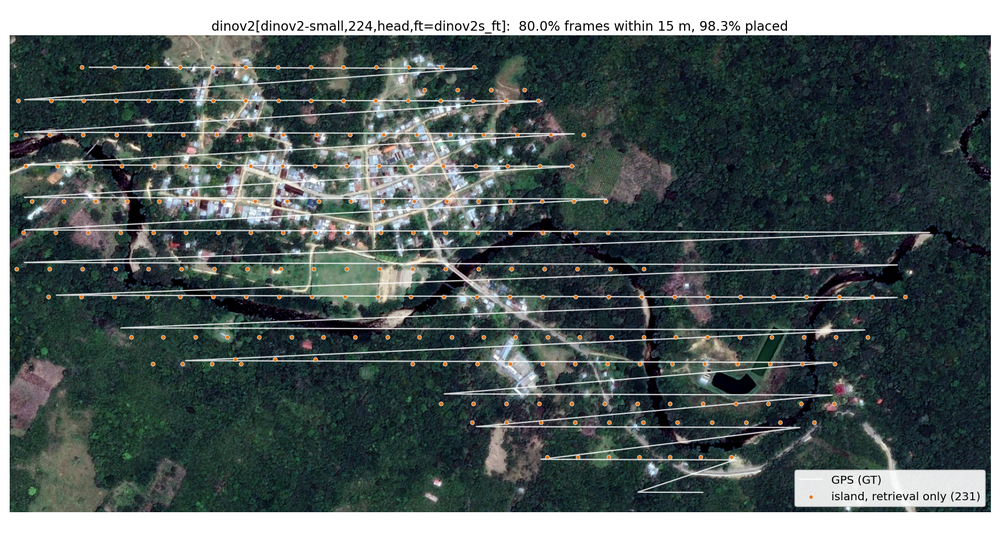
#> input picture experiments/islands/visloc_24_dinoft_noverify/islands.png, 1000 x 548 px, shrunk from 1760 x 964 before the run
$ python -i preprocess.py   (imports and definitions only)
#> lines starting #> are read from the running program, lines starting #| are printed output that depends on the picture; after the words box and inside, x2 and y2 are one past the last pixel; in counts of white or black regions, pixels touching at a corner belong together
#> further down, picture is the input picture: shape (548, 1000, 3); mean B, G, R 95.1, 95.9, 85.1
from __future__ import annotations

import cv2
import numpy as np


def to_gray(img: np.ndarray) -> np.ndarray:
    return img if img.ndim == 2 else cv2.cvtColor(img, cv2.COLOR_BGR2GRAY)
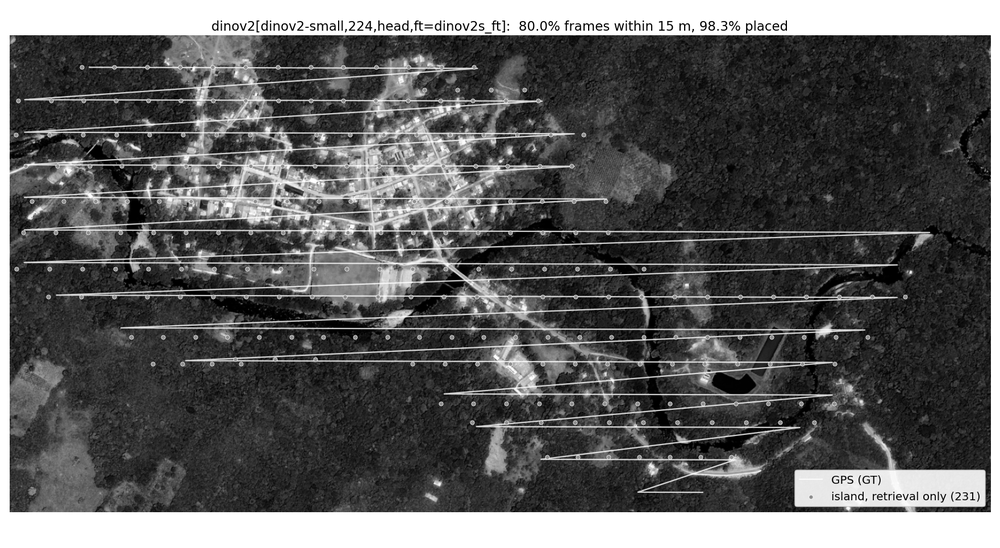
#> returned value: shape (548, 1000); min 0, max 255, mean 92.6


class Preprocessor:
    """Image enhancement applied before feature extraction to BOTH the map and the frames (not to the mosaic)."""

    def __init__(self, clahe: bool = False, clahe_clip: float = 2.0, clahe_grid: int = 8, **_frame_only):
        self.clahe = cv2.createCLAHE(clahe_clip, (clahe_grid, clahe_grid)) if clahe else None

    def __call__(self, img_bgr: np.ndarray) -> np.ndarray:
        if self.clahe is None:
            return img_bgr
        lab = cv2.cvtColor(img_bgr, cv2.COLOR_BGR2LAB)
        lab[..., 0] = self.clahe.apply(lab[..., 0])
        return cv2.cvtColor(lab, cv2.COLOR_LAB2BGR)


def antimoire(img_bgr: np.ndarray, sigma: float) -> np.ndarray:
    """Gaussian low-pass against the screen-pixel moire pattern of videos filmed from a monitor."""
    if not sigma or sigma <= 0:
        return img_bgr
    return cv2.GaussianBlur(img_bgr, (0, 0), sigma)


def screen_mask(img_bgr: np.ndarray, dark_thr: int = 40, min_area: float = 0.002) -> np.ndarray:
    """True where the pixel is NOT map content: dark monitor bezel / desk regions.

    Large connected dark regions (the bezel is near-black, unlike shadows inside the map, which are small)
    are dilated so that keypoints on the bezel edge are rejected too.
    """
    g = to_gray(img_bgr)
    dark = (cv2.medianBlur(g, 5) < dark_thr).astype(np.uint8)
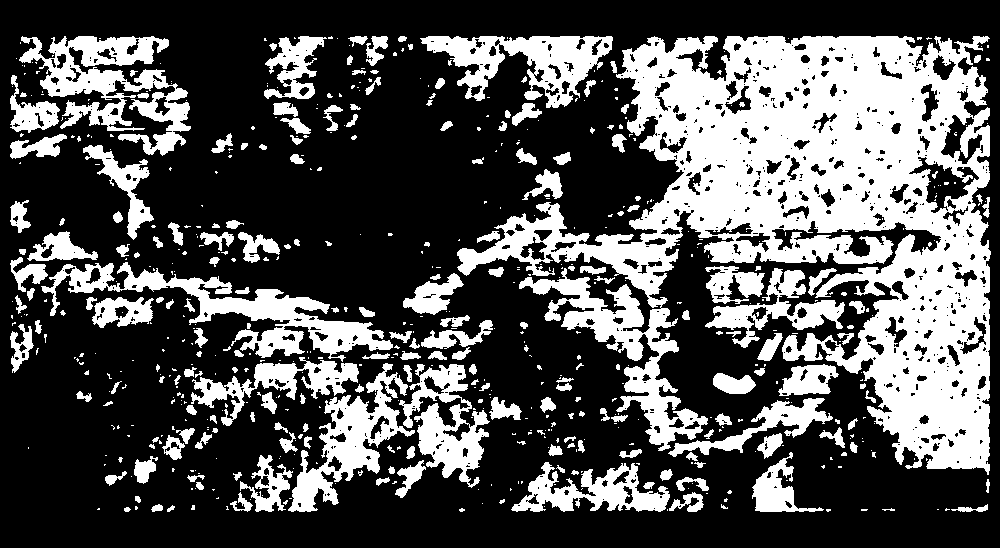
#> dark: shape (548, 1000); values 0 (black) and 1 (white), 32.9% white; 621 white regions (409 under 20 px), largest, box (x1, y1, x2, y2) and area: (457, 36, 991, 475) 97980, (41, 262, 393, 362) 8576, (19, 36, 191, 156) 8307
    n, lab, stats, _ = cv2.connectedComponentsWithStats(dark, connectivity=8)
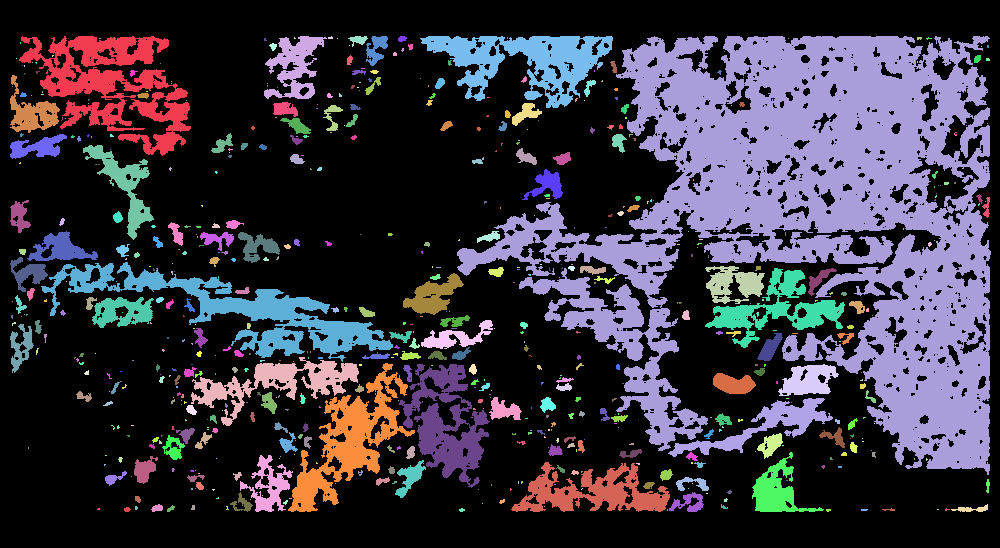
#> lab: shape (548, 1000) int32; 622 distinct labels, from 0 to 621; one colour per label, 0 black
#> n = 622; stats = 622 rows, first 6: [0, 0, 1000, 548, 367523], [19, 36, 172, 120, 8307], [264, 36, 63, 63, 1844], [294, 37, 2, 2, 3], [328, 36, 5, 3, 11], [348, 36, 20, 11, 115]
    keep = np.zeros(n, bool)
    keep[1:] = stats[1:, cv2.CC_STAT_AREA] > min_area * g.size
    mask = keep[lab].astype(np.uint8)
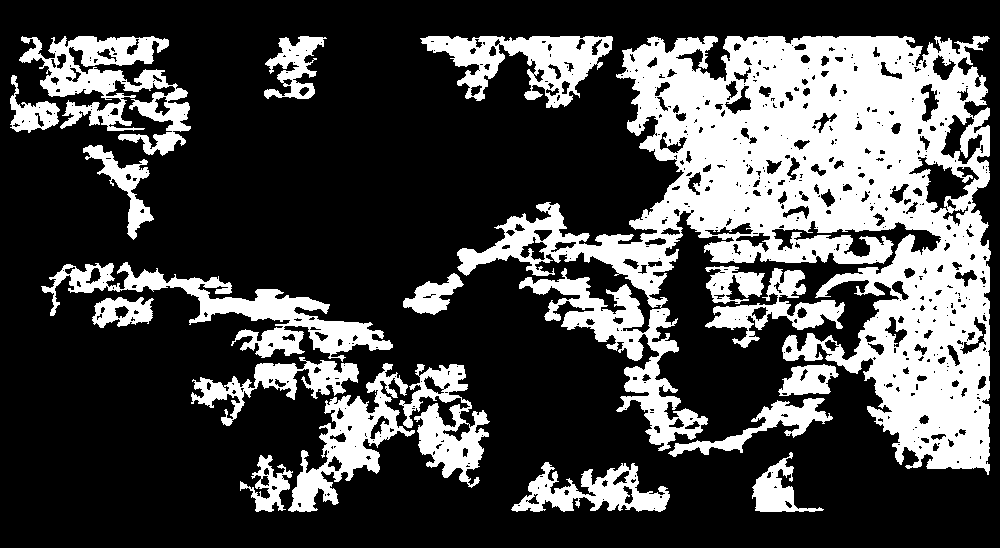
#> mask: shape (548, 1000); values 0 (black) and 1 (white), 28.7% white; 19 white regions, largest, box (x1, y1, x2, y2) and area: (457, 36, 991, 475) 97980, (41, 262, 393, 362) 8576, (19, 36, 191, 156) 8307
    if mask.any():
        r = max(3, int(0.01 * max(g.shape)))
#> r = 10
        mask = cv2.dilate(mask, cv2.getStructuringElement(cv2.MORPH_ELLIPSE, (2 * r + 1, 2 * r + 1)))
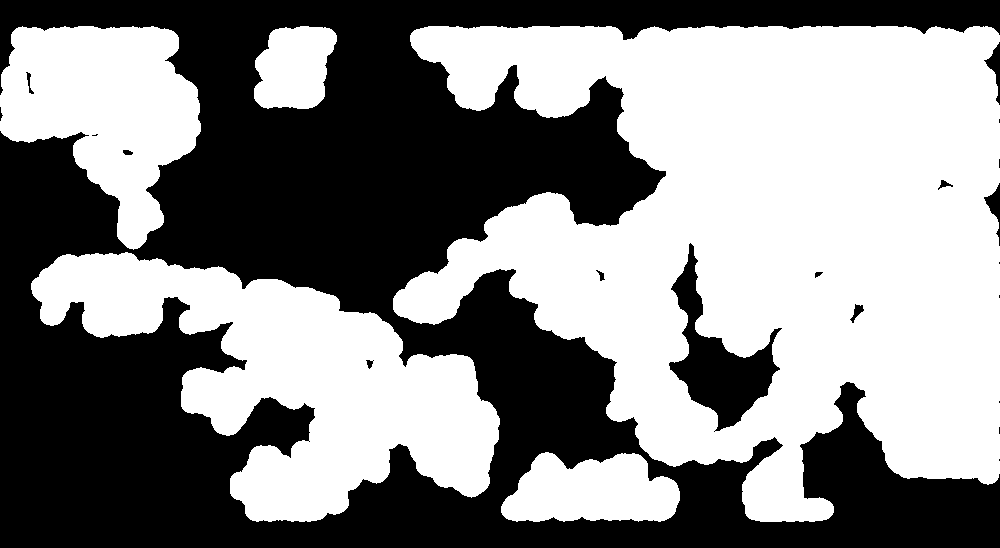
#> mask: shape (548, 1000); values 0 (black) and 1 (white), 52.9% white; 20 black regions (8 under 20 px), largest, box (x1, y1, x2, y2) and area: (0, 0, 1000, 548) 249857, (669, 243, 782, 432) 7179, (984, 42, 1000, 105) 352
    return mask.astype(bool)


def drop_masked(pts: np.ndarray, mask: np.ndarray | None) -> np.ndarray:
    """Boolean keep-flags for points (x, y) that are outside the mask."""
    if mask is None or len(pts) == 0:
        return np.ones(len(pts), bool)
    h, w = mask.shape
    x = np.clip(np.round(pts[:, 0]).astype(int), 0, w - 1)
    y = np.clip(np.round(pts[:, 1]).astype(int), 0, h - 1)
    return ~mask[y, x]

>>> import cv2
>>> picture = cv2.imread('../../experiments/islands/visloc_24_dinoft_noverify/islands.png')
>>> result = screen_mask(picture)
